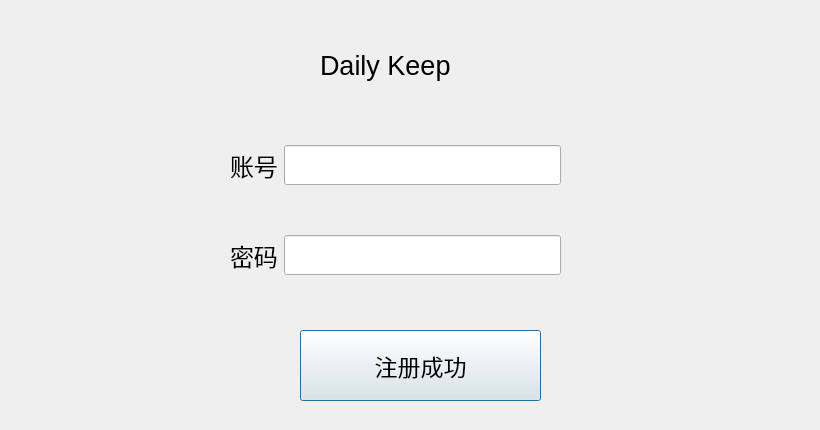
<?xml version="1.0" encoding="UTF-8"?>
<ui version="4.0">
 <class>my_register</class>
 <widget class="QDialog" name="my_register">
  <property name="geometry">
   <rect>
    <x>0</x>
    <y>0</y>
    <width>820</width>
    <height>430</height>
   </rect>
  </property>
  <property name="windowTitle">
   <string>Dialog</string>
  </property>
  <widget class="QPushButton" name="pushButton">
   <property name="geometry">
    <rect>
     <x>300</x>
     <y>330</y>
     <width>241</width>
     <height>71</height>
    </rect>
   </property>
   <property name="font">
    <font>
     <pointsize>17</pointsize>
    </font>
   </property>
   <property name="text">
    <string>注册成功</string>
   </property>
  </widget>
  <widget class="QWidget" name="widget" native="true">
   <property name="geometry">
    <rect>
     <x>230</x>
     <y>130</y>
     <width>331</width>
     <height>71</height>
    </rect>
   </property>
   <layout class="QHBoxLayout" name="horizontalLayout">
    <item>
     <widget class="QLabel" name="label">
      <property name="font">
       <font>
        <pointsize>18</pointsize>
       </font>
      </property>
      <property name="text">
       <string>账号</string>
      </property>
     </widget>
    </item>
    <item>
     <widget class="QLineEdit" name="lineEdit">
      <property name="font">
       <font>
        <pointsize>21</pointsize>
       </font>
      </property>
     </widget>
    </item>
   </layout>
  </widget>
  <widget class="QWidget" name="widget_2" native="true">
   <property name="geometry">
    <rect>
     <x>230</x>
     <y>220</y>
     <width>331</width>
     <height>71</height>
    </rect>
   </property>
   <layout class="QHBoxLayout" name="horizontalLayout_2">
    <item>
     <widget class="QLabel" name="label_3">
      <property name="font">
       <font>
        <pointsize>18</pointsize>
       </font>
      </property>
      <property name="text">
       <string>密码</string>
      </property>
     </widget>
    </item>
    <item>
     <widget class="QLineEdit" name="lineEdit_3">
      <property name="font">
       <font>
        <pointsize>21</pointsize>
       </font>
      </property>
      <property name="echoMode">
       <enum>QLineEdit::Password</enum>
      </property>
     </widget>
    </item>
   </layout>
  </widget>
  <widget class="QLabel" name="label_2">
   <property name="geometry">
    <rect>
     <x>320</x>
     <y>40</y>
     <width>181</width>
     <height>51</height>
    </rect>
   </property>
   <property name="font">
    <font>
     <pointsize>20</pointsize>
    </font>
   </property>
   <property name="text">
    <string>Daily Keep</string>
   </property>
  </widget>
 </widget>
 <resources/>
 <connections/>
</ui>
